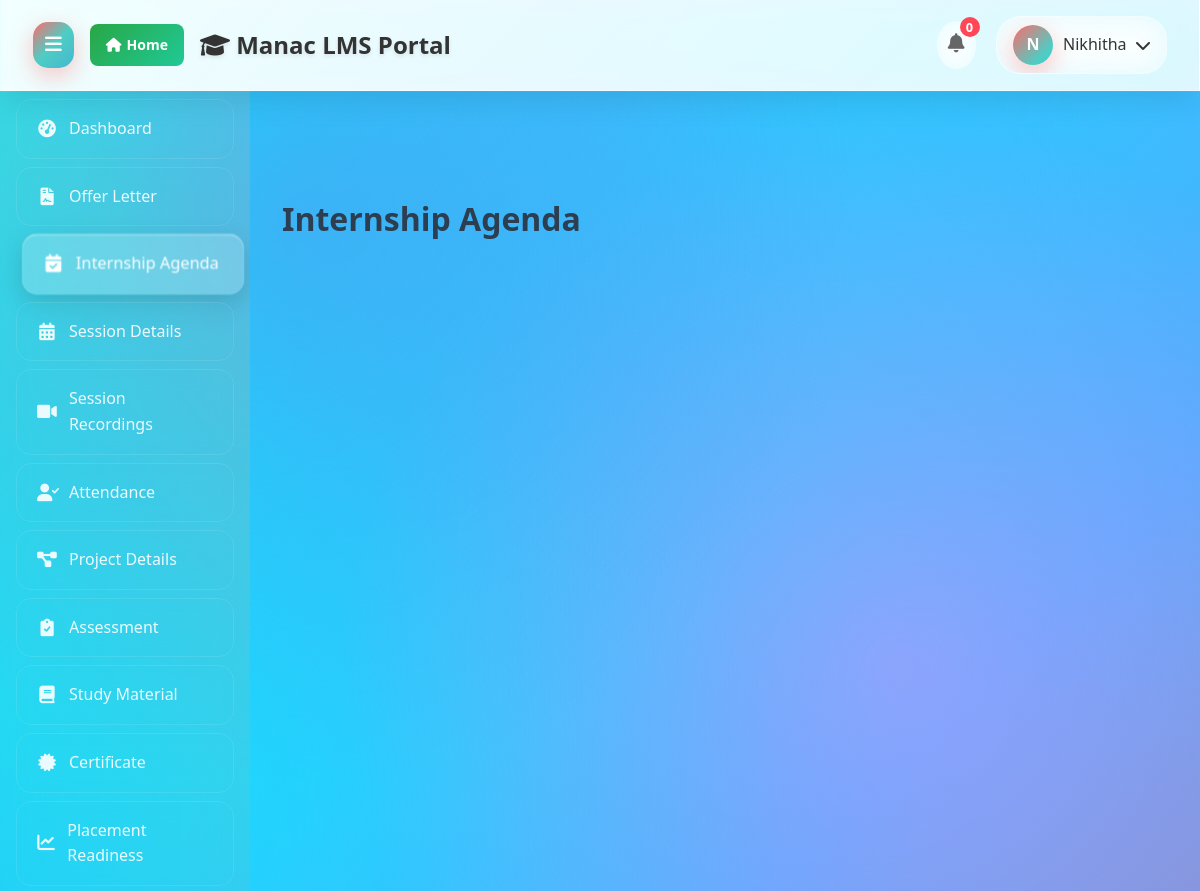
The app's page /internship-agenda/ (signed in), older data.
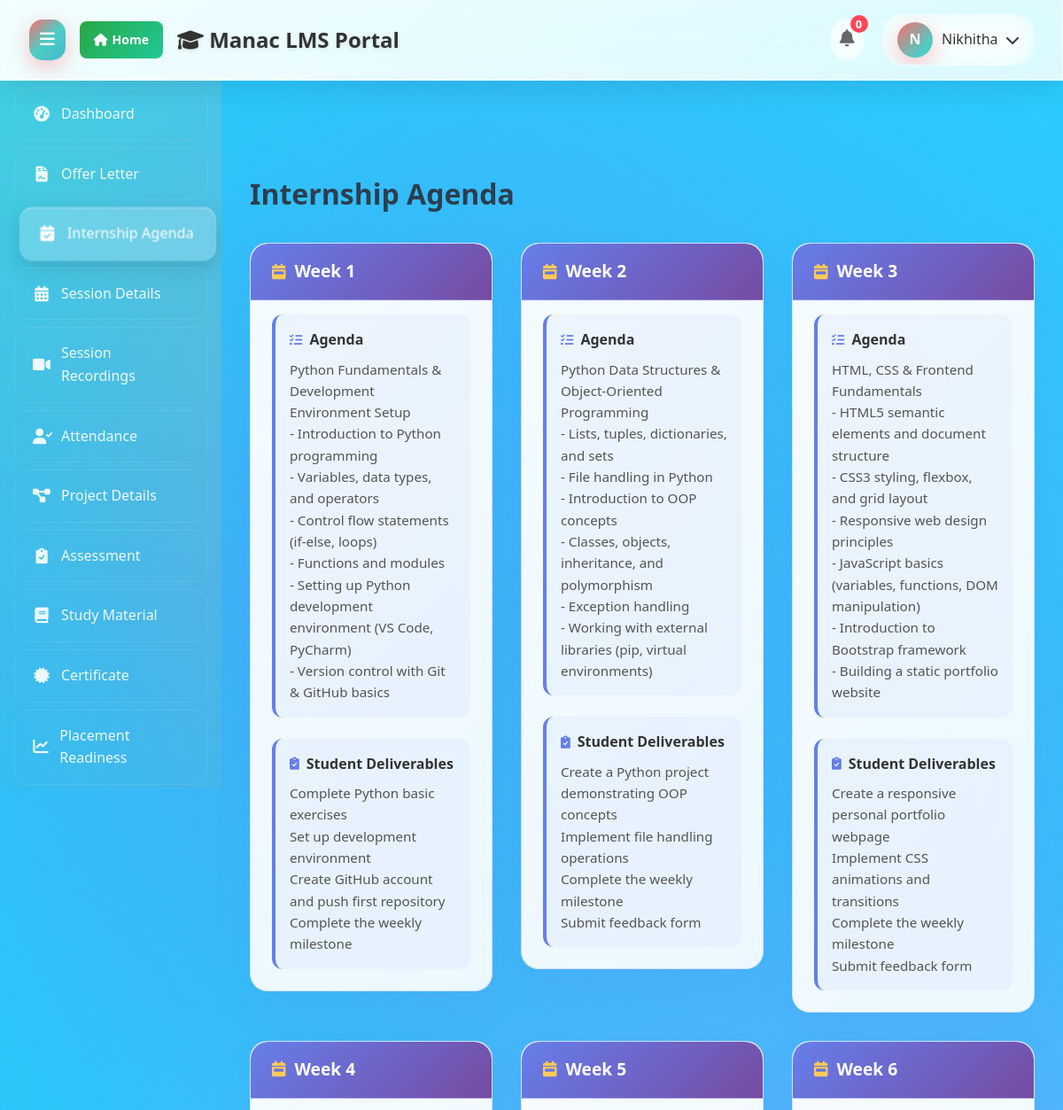
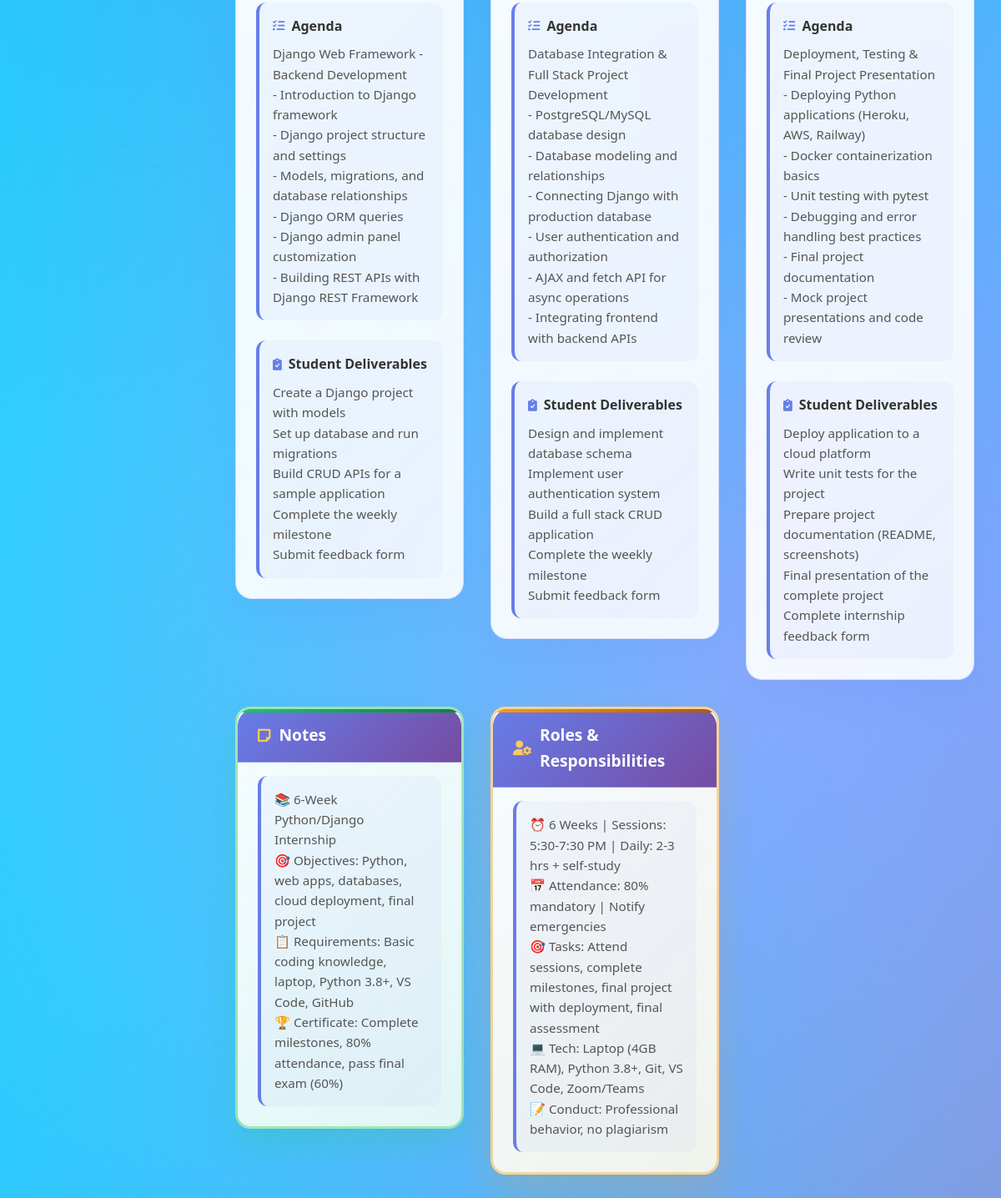
The same page, newer data (2 pictures, top to bottom).
### lms/models.py (models this page shows, shortened)
class InternshipAgenda(models.Model):
    week = models.CharField(max_length=50)  # e.g., "Week 1"
    agenda = models.TextField()  # Description of activities
    deliverables = models.TextField(blank=True)  # Student deliverables
    notes = models.TextField(blank=True)  # Additional notes
    responsibilities = models.TextField(blank=True)  # Roles and responsibilities
    order = models.PositiveIntegerField(default=0)  # For ordering weeks
    class Meta:
        ordering = ['order']

### lms/views.py (the view)
# urls.py: path('internship-agenda/', views.internship_agenda, name='internship_agenda'),
@login_required
def internship_agenda(request):
    agenda_items = InternshipAgenda.objects.all()
    context = {'agenda_items': agenda_items}
    return render(request, 'lms/internship_agenda.html', context)

### lms/templates/lms/internship_agenda.html (shortened to what this page needs)
<!DOCTYPE html>
<html lang="en">
<head>
    <link rel="stylesheet" href="https://cdnjs.cloudflare.com/ajax/libs/font-awesome/6.0.0/css/all.min.css">
</head>
<body>
    <div class="header">
        <div class="header-left">
            <button class="menu-toggle" id="menu-toggle">
                <i class="fas fa-bars"></i>
            </button>
            <a href="/" class="home-btn">
                <i class="fas fa-home"></i> Home
            </a>
            <h2><i class="fas fa-graduation-cap"></i> Manac LMS Portal</h2>
        </div>
        <div class="header-right">
            <div class="notification-icon" id="notification-icon">
                <i class="fas fa-bell"></i>
                <span class="notification-badge">{{ notifications|length }}</span>
            </div>
            <div class="profile-section" id="profile-section">
                <div class="profile-avatar">{{ student.full_name|slice:":1"|upper|default:"N" }}</div>
                <span>{{ student.full_name|default:"Nikhitha" }}</span>
                <i class="fas fa-chevron-down"></i>
            </div>
        </div>
    </div>
    <div class="container">
        <div class="sidebar">
            <ul>
                <li data-tooltip="Dashboard"><a href="{% url 'lms:dashboard' %}"><i class="fas fa-tachometer-alt"></i> <span>Dashboard</span></a></li>
                <li data-tooltip="Offer Letter"><a href="{% url 'lms:offer_letter' %}"><i class="fas fa-file-contract"></i> <span>Offer Letter</span></a></li>
                <li data-tooltip="Internship Agenda"><a href="{% url 'lms:internship_agenda' %}" class="active"><i class="fas fa-calendar-check"></i> <span>Internship Agenda</span></a></li>
                <li data-tooltip="Session Details"><a href="{% url 'lms:session_details' %}"><i class="fas fa-calendar-alt"></i> <span>Session Details</span></a></li>
                <li data-tooltip="Session Recordings"><a href="{% url 'lms:session_recordings' %}"><i class="fas fa-video"></i> <span>Session Recordings</span></a></li>
                <li data-tooltip="Attendance"><a href="{% url 'lms:attendance' %}"><i class="fas fa-user-check"></i> <span>Attendance</span></a></li>
                <li data-tooltip="Project Details"><a href="{% url 'lms:project_details' %}"><i class="fas fa-project-diagram"></i> <span>Project Details</span></a></li>
                <li data-tooltip="Assessment"><a href="{% url 'lms:assessment' %}"><i class="fas fa-clipboard-check"></i> <span>Assessment</span></a></li>
                <li data-tooltip="Study Material"><a href="{% url 'lms:study_material' %}"><i class="fas fa-book"></i> <span>Study Material</span></a></li>
                <li data-tooltip="Certificate"><a href="{% url 'lms:certificate' %}"><i class="fas fa-certificate"></i> <span>Certificate</span></a></li>
                <li data-t 0ooltip="Placement Readiness"><a href="{% url 'lms:placement_readiness' %}"><i class="fas fa-chart-line"></i> <span>Placement Readiness</span></a></li>
            </ul>
        </div>
        <div class="main-content" id="main-content">
            <div class="content-header">
                <h2>Internship Agenda</h2>
            </div>
            <div class="content-grid">
                {% for item in agenda_items %}
                <div class="card agenda-card">
                    <div class="card-header">
                        <h3><i class="fas fa-calendar-week"></i> {{ item.week }}</h3>
                    </div>
                    <div class="card-body">
                        <div class="agenda-section">
                            <h4><i class="fas fa-tasks"></i> Agenda</h4>
                            <p>{{ item.agenda|linebreaks }}</p>
                        </div>
                        {% if item.deliverables %}
                        <div class="agenda-section">
                            <h4><i class="fas fa-clipboard-check"></i> Student Deliverables</h4>
                            <p>{{ item.deliverables|linebreaks }}</p>
                        </div>
                        {% endif %}
                    </div>
                </div>
                {% endfor %}
                {% for item in agenda_items %}
                {% if item.notes %}
                <div class="card notes-card">
                    <div class="card-header notes-header">
                        <h3><i class="fas fa-sticky-note"></i> Notes</h3>
                    </div>
                    <div class="card-body">
                        <div class="agenda-section">
                            <p>{{ item.notes|linebreaks }}</p>
                        </div>
                    </div>
                </div>
                {% endif %}
                {% endfor %}
                {% for item in agenda_items %}
                {% if item.responsibilities %}
                <div class="card responsibilities-card">
                    <div class="card-header responsibilities-header">
                        <h3><i class="fas fa-user-cog"></i> Roles & Responsibilities</h3>
                    </div>
                    <div class="card-body">
                        <div class="agenda-section">
                            <p>{{ item.responsibilities|linebreaks }}</p>
                        </div>
                    </div>
                </div>
                {% endif %}
                {% endfor %}
            </div>
        </div>
    </div>
</body>
</html>

Row changes from the older to the newer data that the page shows:
added InternshipAgenda: week "Week 1", agenda "Python Fundamentals & Development Environment Setup - Introduction to Python programming - Variables, data types, and operators - Control flow statements (if-else, loops) - Functions and modules - Setting up Python development environment (VS Code, PyCharm) - Version control with Git & GitHub basics", deliverables "Complete Python basic exercises Set up development environment Create GitHub account and push first repository Complete the weekly milestone", notes "📚 6-Week Python/Django Internship 🎯 Objectives: Python, web apps, databases, cloud deployment, final project 📋 Requirements: Basic coding knowledge, laptop, Python 3.8+, VS Code, GitHub 🏆 Certificate: Complete milestones, 80% attendance, pass final exam (60%)", responsibilities "⏰ 6 Weeks | Sessions: 5:30-7:30 PM | Daily: 2-3 hrs + self-study 📅 Attendance: 80% mandatory | Notify emergencies 🎯 Tasks: Attend sessions, complete milestones, final project with deployment, final assessment 💻 Tech: Laptop (4GB RAM), Python 3.8+, Git, VS Code, Zoom/Teams 📝 Conduct: Professional behavior, no plagiarism"
added InternshipAgenda: week "Week 2", agenda "Python Data Structures & Object-Oriented Programming - Lists, tuples, dictionaries, and sets - File handling in Python - Introduction to OOP concepts - Classes, objects, inheritance, and polymorphism - Exception handling - Working with external libraries (pip, virtual environments)", deliverables "Create a Python project demonstrating OOP concepts Implement file handling operations Complete the weekly milestone Submit feedback form", shown under "Internship Agenda"
added InternshipAgenda: week "Week 3", agenda "HTML, CSS & Frontend Fundamentals - HTML5 semantic elements and document structure - CSS3 styling, flexbox, and grid layout - Responsive web design principles - JavaScript basics (variables, functions, DOM manipulation) - Introduction to Bootstrap framework - Building a static portfolio website", deliverables "Create a responsive personal portfolio webpage Implement CSS animations and transitions Complete the weekly milestone Submit feedback form", shown under "Internship Agenda"
added InternshipAgenda: week "Week 4", agenda "Django Web Framework - Backend Development - Introduction to Django framework - Django project structure and settings - Models, migrations, and database relationships - Django ORM queries - Django admin panel customization - Building REST APIs with Django REST Framework", deliverables "Create a Django project with models Set up database and run migrations Build CRUD APIs for a sample application Complete the weekly milestone Submit feedback form", shown under "Internship Agenda"
added InternshipAgenda: week "Week 5", agenda "Database Integration & Full Stack Project Development - PostgreSQL/MySQL database design - Database modeling and relationships - Connecting Django with production database - User authentication and authorization - AJAX and fetch API for async operations - Integrating frontend with backend APIs", deliverables "Design and implement database schema Implement user authentication system Build a full stack CRUD application Complete the weekly milestone Submit feedback form", shown under "Internship Agenda"
added InternshipAgenda: week "Week 6", agenda "Deployment, Testing & Final Project Presentation - Deploying Python applications (Heroku, AWS, Railway) - Docker containerization basics - Unit testing with pytest - Debugging and error handling best practices - Final project documentation - Mock project presentations and code review", deliverables "Deploy application to a cloud platform Write unit tests for the project Prepare project documentation (README, screenshots) Final presentation of the complete project Complete internship feedback form", shown under "Internship Agenda"
